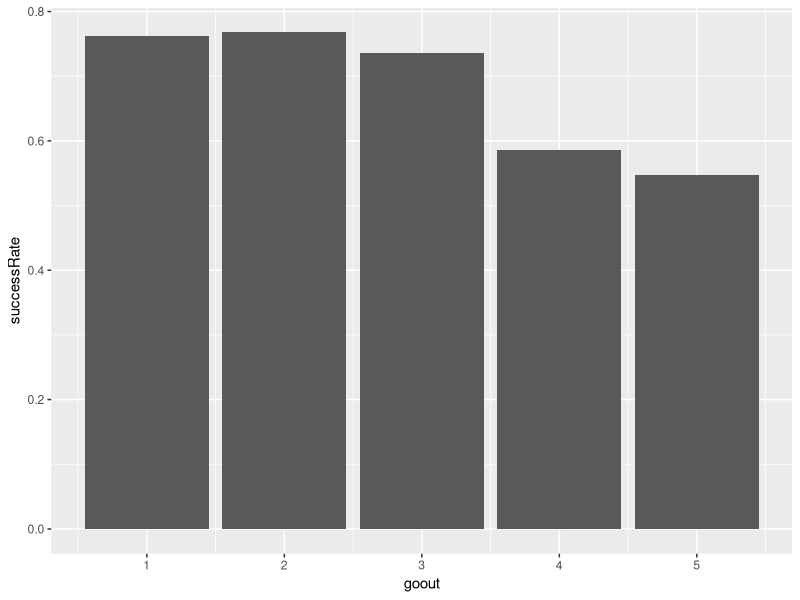
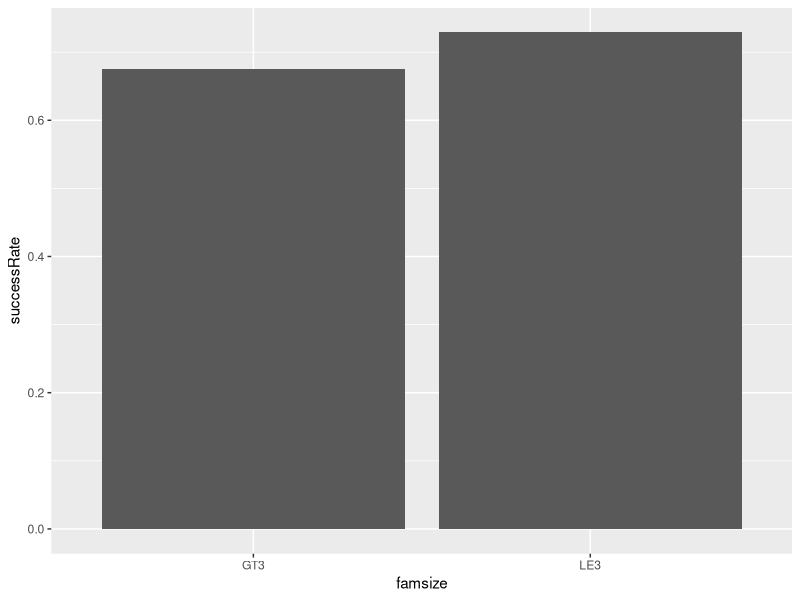
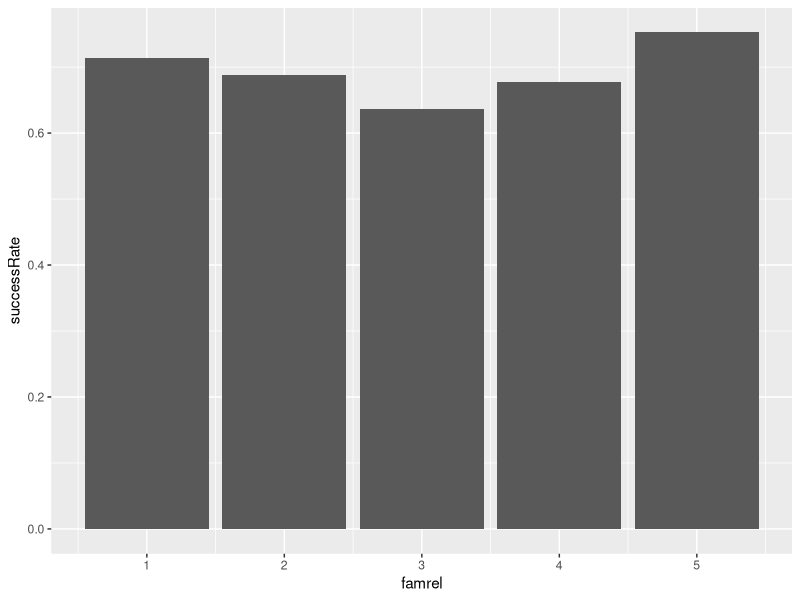

Write the R code that produced these figures, in order.
# Check if the project folder is our current directory
getwd()

# Read the data set
data <- read.csv("data set.csv")


# counting NAs of each column

# We are applying the function of x defined as sum of na counts
# to each column and returning a matrix of counts of NAs in each column
sapply(data, function(x) sum(is.na(x)))

# Find out all data with one or ore NAs
data.incomplete <- data[!complete.cases(data), ]

# split data between 2 schools and handle missing values.
require(dplyr)  # loading required library for filter and mutate functions

data.GP <- data %>% filter(school == "GP")  # seperate dataset for GP

# Median value inserted in case of NAs were features are most likely highest occurance
data.GP$Fedu[is.na(data.GP$Fedu)] <- median(data.GP$Fedu, na.rm = T)  # Median father's education
data.GP$famrel[is.na(data.GP$famrel)] <- median(data.GP$famrel, na.rm = T)  # Median of family relation

# Mean value inserted in case of NAs where features are most likely the average
data.GP$traveltime[is.na(data.GP$traveltime)] <- mean(data.GP$traveltime, na.rm = T)  # Mean of Travel time
data.GP$freetime[is.na(data.GP$freetime)] <- mean(data.GP$freetime, na.rm = T)  # Mean of Free time

# Same is being done for MS
data.MS <- data %>% filter(school == "MS")  # seperate dataset for MS

# Median value inserted in case of NAs were features are most likely highest occurance
data.MS$Fedu[is.na(data.MS$Fedu)] <- median(data.MS$Fedu, na.rm = T)  # Median father's education
data.MS$famrel[is.na(data.MS$famrel)] <- median(data.MS$famrel, na.rm = T)  # Median of family relation

# Mean value inserted in case of NAs where features are most likely the average
data.MS$traveltime[is.na(data.MS$traveltime)] <- mean(data.MS$traveltime, na.rm = T)  # Mean of Travel time
data.MS$freetime[is.na(data.MS$freetime)] <- mean(data.MS$freetime, na.rm = T)  # Mean of Free time

# combining the data together to get back to the original data set with a few missing values imputed.
data <- rbind(data.GP, data.MS)

# Deleting records with missing values
data <- na.omit(data)  # 2 records deleted (397 and 398)

# soring based on column X (index numbers)
data <- data[order(data$X), ]

#Dectecting outlier 
# Using Z - scores
data.z.scores <- data %>% mutate(ageZScore = scale(age),
                                 MeduZScore = scale(Medu),
                                 FeduZScore = scale(Fedu),
                                 travelZScore = scale(traveltime),
                                 studyZScore = scale(studytime),
                                 failuresZScore = scale(failures),
                                 famrelZScore = scale(famrel),
                                 freetimeZScore = scale(freetime),
                                 gooutZScore = scale(goout),
                                 healthZScore = scale(health),
                                 absencesZScore = scale(absences),
                                 G1ZScore = scale(G1),
                                 G2ZScore = scale(G2),
                                 G3ZScore = scale(G3))

# Summary of the data
summary(data.z.scores)

# Removing outliers
data.z.scores <- data.z.scores %>% filter(ageZScore >= -3 & ageZScore <= 3
                                          & travelZScore >= -3 & travelZScore <= 3
                                          & failuresZScore >= -3 & failuresZScore <= 3
                                          & absencesZScore >= -3 & absencesZScore <= 3)

# Dropping the z scores columns and overwriting the result to data
data <- data.z.scores[, 1:32]


#loading required library for plots
require(ggplot2)

# finding out the relationship between going out and grades by adding a column `successRate`
result.goout <-
  data %>% 
  mutate(success = ifelse(G3 >= 10, 1, 0), fail = ifelse(G3 < 10, 1, 0)) %>% 
  group_by(goout) %>% 
  summarise(success = sum(success), fail = sum(fail)) %>% 
  mutate(successRate = success/(success + fail))
# View result.goout
View(result.goout)
# plot result.goout
result.goout %>% 
  ggplot(aes(x = goout, y = successRate)) + geom_bar(stat = "identity")


# finding out the relationship between family size and grades
result.famsize <-
  data %>% 
  mutate(success = ifelse(G3 >= 10, 1, 0), fail = ifelse(G3 < 10, 1, 0)) %>% 
  group_by(famsize) %>% 
  summarise(success = sum(success), fail = sum(fail)) %>% 
  mutate(successRate = success/(success + fail))
# View result.famsize
View(result.famsize)
# plot result.famsize
result.famsize %>% 
  ggplot(aes(x = famsize, y = successRate)) + geom_bar(stat = "identity")

# finding out the relationship between family relationship quality and grades
result.famrel <-
  data %>% 
  mutate(success = ifelse(G3 >= 10, 1, 0), fail = ifelse(G3 < 10, 1, 0)) %>% 
  group_by(famrel) %>% 
  summarise(success = sum(success), fail = sum(fail)) %>% 
  mutate(successRate = success/(success + fail))
# View result.famrel
View(result.famrel)
# plot result.famrel
result.famrel %>% 
  ggplot(aes(x = famrel, y = successRate)) + geom_bar(stat = "identity")
